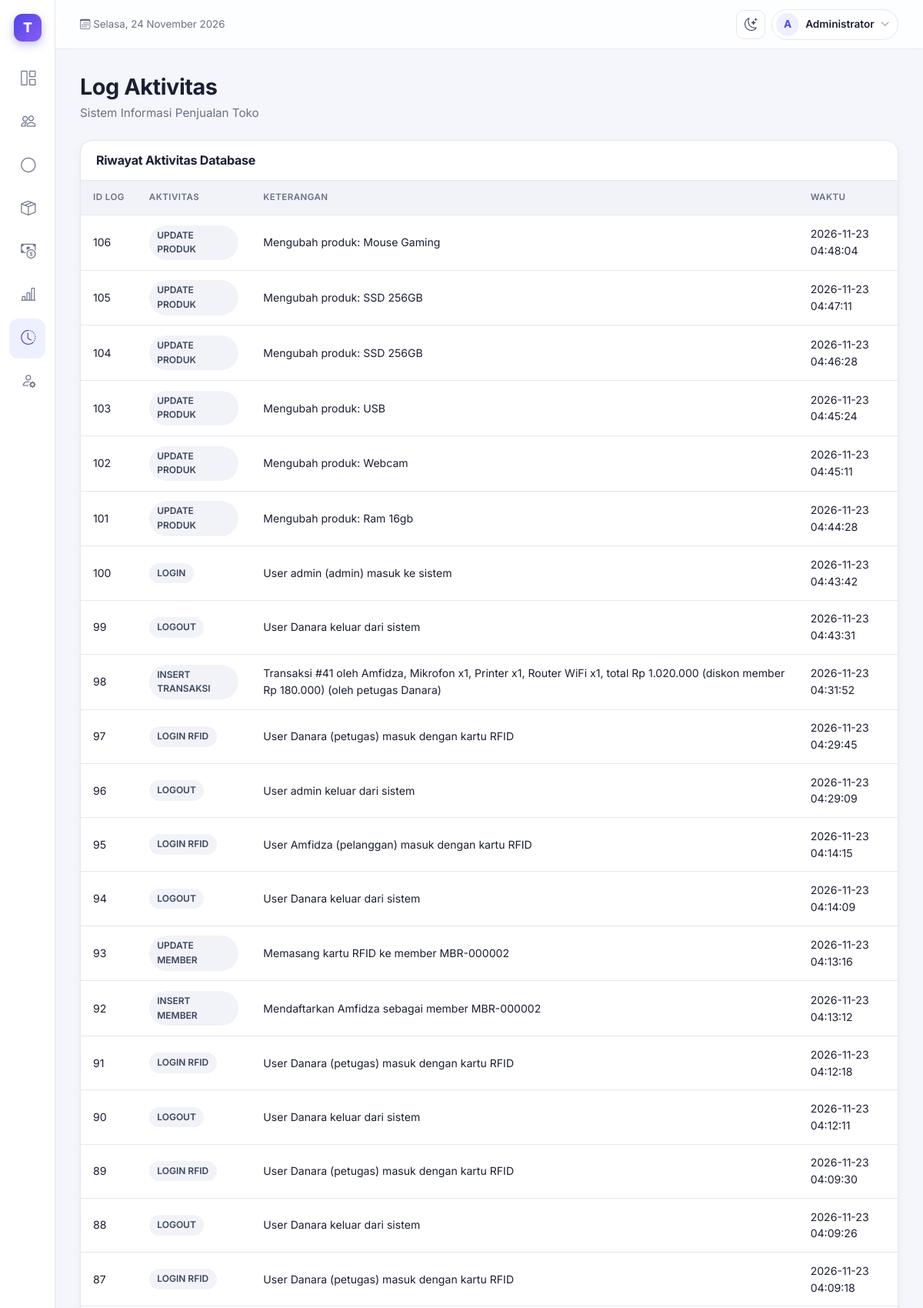
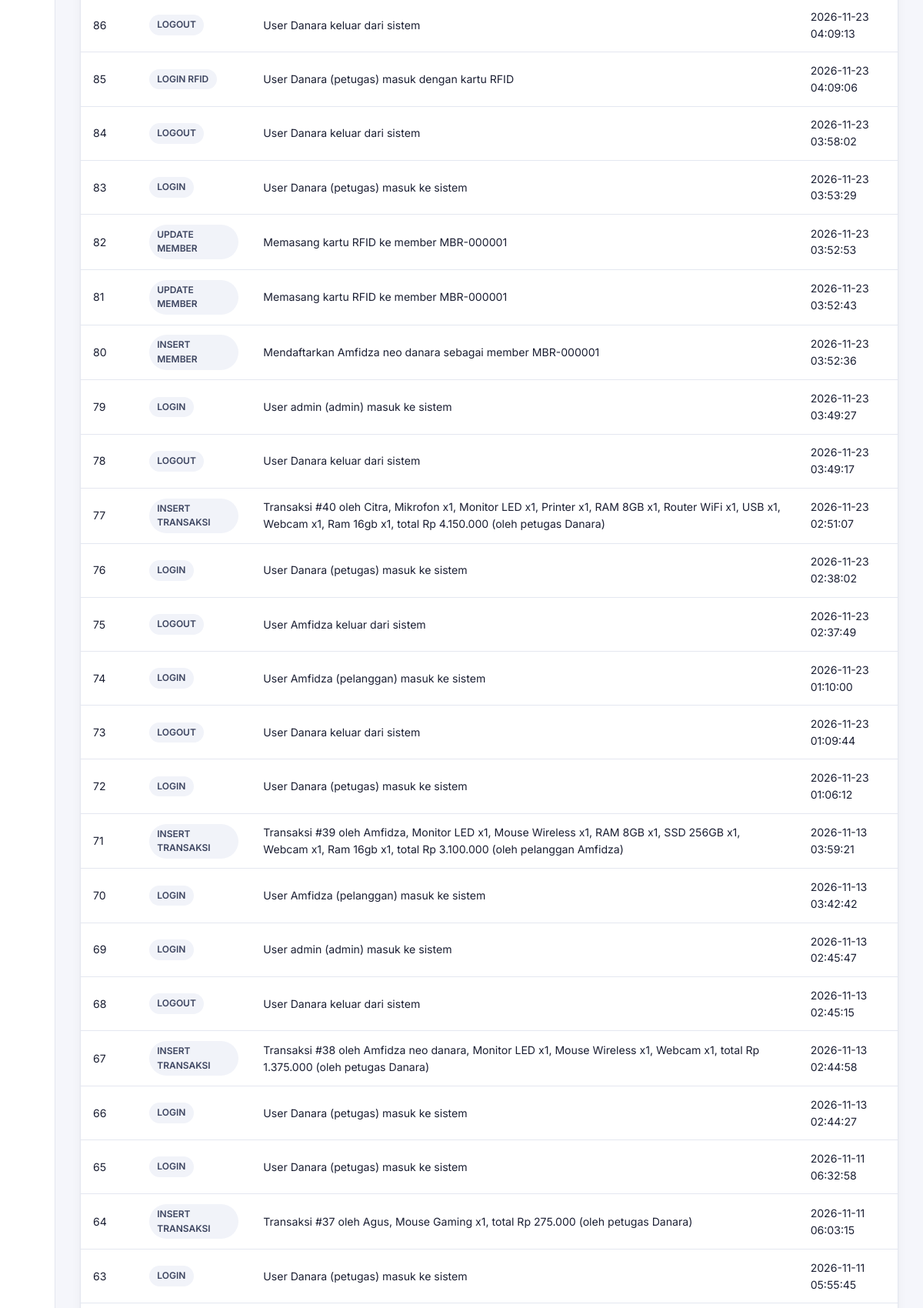
The page /tokoku/index.php?page=log (signed in, upper part) on the database its author committed (2 pictures, top to bottom).
### tables this page shows
CREATE TABLE `tbl_user` (
  `id_user` int(11) NOT NULL,
  `username` varchar(30) NOT NULL,
  `password_hash` varchar(255) NOT NULL,
  `nama_lengkap` varchar(100) NOT NULL,
  `role` enum('admin','petugas','pelanggan') NOT NULL DEFAULT 'pelanggan',
  `id_pelanggan` int(11) DEFAULT NULL,
  `dibuat` timestamp NOT NULL DEFAULT current_timestamp()
);

CREATE TABLE `tbl_log` (
  `id_log` int(11) NOT NULL,
  `aktivitas` varchar(100) NOT NULL,
  `keterangan` text DEFAULT NULL,
  `waktu` timestamp NOT NULL DEFAULT current_timestamp()
);

### tokoku/index.php (called while the page is built, shortened)
<?php
require_once __DIR__ . '/config/database.php';
require_once __DIR__ . '/includes/functions.php';
require_once __DIR__ . '/includes/auth.php';
require_login($pdo);
$user = user_login();
$pages = array_intersect_key(
    semua_halaman(),
    array_flip(izin_halaman($user['role']))
);
$page = $_GET['page'] ?? '';
$pageTitle = $pages[$page];
require_once __DIR__ . '/includes/header.php';
require __DIR__ . '/pages/' . $page . '.php';
require_once __DIR__ . '/includes/footer.php';

### tokoku/includes/functions.php (called while the page is built, shortened)
<?php
function e($value)
{
    return htmlspecialchars((string) $value, ENT_QUOTES, 'UTF-8');
}

### tokoku/includes/auth.php (called while the page is built, shortened)
<?php
function semua_halaman()
{
    return [
        'dashboard' => 'Dashboard',
        'petugas' => 'Dashboard',
        'pelanggan' => 'Pelanggan',
        'member' => 'Member',
        'produk' => 'Produk',
        'transaksi' => 'Transaksi',
        'laporan' => 'Laporan Penjualan',
        'log' => 'Log Aktivitas',
        'belanja' => 'Belanja',
        'riwayat' => 'Riwayat Belanja',
        'user' => 'Kelola User'
    ];
}
function izin_halaman($role)
{
    $izin = [
        'admin' => ['dashboard', 'pelanggan', 'member', 'produk', 'transaksi', 'laporan', 'log', 'user'],
        'petugas' => ['petugas', 'transaksi', 'member'],
        'pelanggan' => ['belanja', 'riwayat']
    ];
    return $izin[$role] ?? [];
}
function user_login()
{
    return $_SESSION['user'] ?? null;
}
function require_login(PDO $pdo)
{
    $id = $_SESSION['user']['id_user'] ?? 0;
    $stmt = $pdo->prepare("
        SELECT id_user, username, nama_lengkap, role, id_pelanggan
        FROM tbl_user
        WHERE id_user = ?
    ");
    $stmt->execute([$id]);
}

### tokoku/pages/log.php (the view, shortened to what this page needs)
<?php
$data = $pdo->query("
    SELECT id_log, aktivitas, keterangan, waktu
    FROM tbl_log
    ORDER BY id_log DESC
")->fetchAll();
?>
<div class="content-card">
    <div class="content-card-header">
        <h5 class="fw-bold mb-0">Riwayat Aktivitas Database</h5>
    </div>
    <div class="table-responsive">
        <table class="table table-hover mb-0">
            <thead>
                <tr>
                    <th>ID Log</th>
                    <th>Aktivitas</th>
                    <th>Keterangan</th>
                    <th>Waktu</th>
                </tr>
            </thead>
            <tbody>
                <?php foreach ($data as $row): ?>
                    <tr>
                        <td><?= e($row['id_log']) ?></td>
                        <td>
                            <span class="badge-soft">
                                <?= e($row['aktivitas']) ?>
                            </span>
                        </td>
                        <td><?= e($row['keterangan']) ?></td>
                        <td><?= e($row['waktu']) ?></td>
                    </tr>
                <?php endforeach; ?>
            </tbody>
        </table>
    </div>
</div>

### tokoku/includes/header.php (shortened to what this page needs)
<?php
$ikonMenu = [
    'dashboard' => 'bi-grid-1x2',
    'petugas' => 'bi-grid-1x2',
    'pelanggan' => 'bi-people',
    'produk' => 'bi-box-seam',
    'transaksi' => 'bi-cash-coin',
    'laporan' => 'bi-bar-chart-line',
    'log' => 'bi-clock-history',
    'belanja' => 'bi-bag',
    'riwayat' => 'bi-receipt',
    'user' => 'bi-person-gear'
];
$inisial = mb_strtoupper(mb_substr(trim($user['nama_lengkap'] ?? ''), 0, 1));
$inisial = $inisial !== '' ? $inisial : '?';
$namaHari = ['Minggu', 'Senin', 'Selasa', 'Rabu', 'Kamis', 'Jumat', 'Sabtu'];
$namaBulan = [
    1 => 'Januari', 'Februari', 'Maret', 'April', 'Mei', 'Juni',
    'Juli', 'Agustus', 'September', 'Oktober', 'November', 'Desember'
];
$tanggalHariIni = $namaHari[(int) date('w')] . ', '
    . date('j') . ' ' . $namaBulan[(int) date('n')] . ' ' . date('Y');
?>
<!DOCTYPE html>
<html lang="id" data-bs-theme="light">
<head>
    <link href="https://cdn.jsdelivr.net/npm/bootstrap@5.3.3/dist/css/bootstrap.min.css" rel="stylesheet">
    <link href="https://cdn.jsdelivr.net/npm/bootstrap-icons@1.11.3/font/bootstrap-icons.min.css" rel="stylesheet">
    <link rel="stylesheet" href="assets/css/style.css">
</head>
<body data-page="<?= e($page) ?>">
<div class="app-shell">
    <aside class="sidebar" id="sidebar" aria-label="Menu utama">
        <a class="sidebar-brand" href="index.php">
            <span class="brand-icon">T</span>
        </a>
        <nav class="sidebar-nav">
            <?php foreach ($pages as $key => $label): ?>
                <a class="sidebar-link <?= $page === $key ? 'active' : '' ?>"
                   href="index.php?page=<?= e($key) ?>"
                   title="<?= e($label) ?>"
                   <?= $page === $key ? 'aria-current="page"' : '' ?>>
                    <i class="bi <?= e($ikonMenu[$key] ?? 'bi-circle') ?>"></i>
                </a>
            <?php endforeach; ?>
        </nav>
    </aside>
    <div class="app-content">
        <header class="topbar">
            <span class="text-secondary small d-none d-lg-inline">
                <i class="bi bi-calendar3 me-1"></i><?= e($tanggalHariIni) ?>
            </span>
            <div class="ms-auto d-flex align-items-center gap-2">
                <button type="button"
                        class="btn-ikon"
                        data-tema-toggle
                        aria-label="Ganti tema"
                        title="Ganti tema">
                    <i class="bi bi-moon-stars ikon-gelap"></i>
                </button>
                <div class="dropdown">
                    <button type="button"
                            class="btn-user"
                            data-bs-toggle="dropdown"
                            aria-expanded="false"
                            aria-label="Menu akun">
                        <span class="avatar"><?= e($inisial) ?></span>
                        <span class="d-none d-sm-inline"><?= e($user['nama_lengkap']) ?></span>
                        <i class="bi bi-chevron-down small text-secondary"></i>
                    </button>
                </div>
            </div>
        </header>
        <main class="app-main">
            <div class="page-header mb-4">
                <h3 class="fw-bold mb-1"><?= e($pageTitle) ?></h3>
                <p class="text-secondary mb-0">
                    Sistem Informasi Penjualan Toko
                </p>
            </div>

### rows shown on the page
tbl_user: nama_lengkap "A", nama_lengkap "Administrator", role "Log Aktivitas"
tbl_log: id_log "106", aktivitas "UPDATE PRODUK", keterangan "Mengubah produk: Mouse Gaming", waktu "2026-11-23 04:48:04"
tbl_log: id_log "105", aktivitas "UPDATE PRODUK", keterangan "Mengubah produk: SSD 256GB", waktu "2026-11-23 04:47:11"
tbl_log: id_log "104", aktivitas "UPDATE PRODUK", keterangan "Mengubah produk: SSD 256GB", waktu "2026-11-23 04:46:28"
tbl_log: id_log "103", aktivitas "UPDATE PRODUK", keterangan "Mengubah produk: USB", waktu "2026-11-23 04:45:24"
tbl_log: id_log "102", aktivitas "UPDATE PRODUK", keterangan "Mengubah produk: Webcam", waktu "2026-11-23 04:45:11"
tbl_log: id_log "101", aktivitas "UPDATE PRODUK", keterangan "Mengubah produk: Ram 16gb", waktu "2026-11-23 04:44:28"
tbl_log: id_log "100", aktivitas "LOGIN", keterangan "User admin (admin) masuk ke sistem", waktu "2026-11-23 04:43:42"
tbl_log: id_log "99", aktivitas "LOGOUT", keterangan "User Danara keluar dari sistem", waktu "2026-11-23 04:43:31"
tbl_log: id_log "98", aktivitas "INSERT TRANSAKSI", keterangan "Transaksi #41 oleh Amfidza, Mikrofon x1, Printer x1, Router WiFi x1, total Rp 1.020.000 (diskon member Rp 180.000) (oleh petugas Danara)", waktu "2026-11-23 04:31:52"
tbl_log: id_log "97", aktivitas "LOGIN RFID", keterangan "User Danara (petugas) masuk dengan kartu RFID", waktu "2026-11-23 04:29:45"
tbl_log: id_log "96", aktivitas "LOGOUT", keterangan "User admin keluar dari sistem", waktu "2026-11-23 04:29:09"
tbl_log: id_log "95", aktivitas "LOGIN RFID", keterangan "User Amfidza (pelanggan) masuk dengan kartu RFID", waktu "2026-11-23 04:14:15"
tbl_log: id_log "94", aktivitas "LOGOUT", keterangan "User Danara keluar dari sistem", waktu "2026-11-23 04:14:09"
tbl_log: id_log "93", aktivitas "UPDATE MEMBER", keterangan "Memasang kartu RFID ke member MBR-000002", waktu "2026-11-23 04:13:16"
tbl_log: id_log "92", aktivitas "INSERT MEMBER", keterangan "Mendaftarkan Amfidza sebagai member MBR-000002", waktu "2026-11-23 04:13:12"
tbl_log: id_log "91", aktivitas "LOGIN RFID", keterangan "User Danara (petugas) masuk dengan kartu RFID", waktu "2026-11-23 04:12:18"
tbl_log: id_log "90", aktivitas "LOGOUT", keterangan "User Danara keluar dari sistem", waktu "2026-11-23 04:12:11"
tbl_log: id_log "89", aktivitas "LOGIN RFID", keterangan "User Danara (petugas) masuk dengan kartu RFID", waktu "2026-11-23 04:09:30"
tbl_log: id_log "88", aktivitas "LOGOUT", keterangan "User Danara keluar dari sistem", waktu "2026-11-23 04:09:26"
tbl_log: id_log "87", aktivitas "LOGIN RFID", keterangan "User Danara (petugas) masuk dengan kartu RFID", waktu "2026-11-23 04:09:18"
tbl_log: id_log "86", aktivitas "LOGOUT", keterangan "User Danara keluar dari sistem", waktu "2026-11-23 04:09:13"
tbl_log: id_log "85", aktivitas "LOGIN RFID", keterangan "User Danara (petugas) masuk dengan kartu RFID", waktu "2026-11-23 04:09:06"
tbl_log: id_log "84", aktivitas "LOGOUT", keterangan "User Danara keluar dari sistem", waktu "2026-11-23 03:58:02"
tbl_log: id_log "83", aktivitas "LOGIN", keterangan "User Danara (petugas) masuk ke sistem", waktu "2026-11-23 03:53:29"
tbl_log: id_log "82", aktivitas "UPDATE MEMBER", keterangan "Memasang kartu RFID ke member MBR-000001", waktu "2026-11-23 03:52:53"
tbl_log: id_log "81", aktivitas "UPDATE MEMBER", keterangan "Memasang kartu RFID ke member MBR-000001", waktu "2026-11-23 03:52:43"
tbl_log: id_log "80", aktivitas "INSERT MEMBER", keterangan "Mendaftarkan Amfidza neo danara sebagai member MBR-000001", waktu "2026-11-23 03:52:36"
tbl_log: id_log "79", aktivitas "LOGIN", keterangan "User admin (admin) masuk ke sistem", waktu "2026-11-23 03:49:27"
tbl_log: id_log "78", aktivitas "LOGOUT", keterangan "User Danara keluar dari sistem", waktu "2026-11-23 03:49:17"
tbl_log: id_log "77", aktivitas "INSERT TRANSAKSI", keterangan "Transaksi #40 oleh Citra, Mikrofon x1, Monitor LED x1, Printer x1, RAM 8GB x1, Router WiFi x1, USB x1, Webcam x1, Ram 16gb x1, total Rp 4.150.000 (oleh petugas Danara)", waktu "2026-11-23 02:51:07"
tbl_log: id_log "76", aktivitas "LOGIN", keterangan "User Danara (petugas) masuk ke sistem", waktu "2026-11-23 02:38:02"
tbl_log: id_log "75", aktivitas "LOGOUT", keterangan "User Amfidza keluar dari sistem", waktu "2026-11-23 02:37:49"
tbl_log: id_log "74", aktivitas "LOGIN", keterangan "User Amfidza (pelanggan) masuk ke sistem", waktu "2026-11-23 01:10:00"
tbl_log: id_log "73", aktivitas "LOGOUT", keterangan "User Danara keluar dari sistem", waktu "2026-11-23 01:09:44"
tbl_log: id_log "72", aktivitas "LOGIN", keterangan "User Danara (petugas) masuk ke sistem", waktu "2026-11-23 01:06:12"
tbl_log: id_log "71", aktivitas "INSERT TRANSAKSI", keterangan "Transaksi #39 oleh Amfidza, Monitor LED x1, Mouse Wireless x1, RAM 8GB x1, SSD 256GB x1, Webcam x1, Ram 16gb x1, total Rp 3.100.000 (oleh pelanggan Amfidza)", waktu "2026-11-13 03:59:21"
tbl_log: id_log "70", aktivitas "LOGIN", keterangan "User Amfidza (pelanggan) masuk ke sistem", waktu "2026-11-13 03:42:42"
tbl_log: id_log "69", aktivitas "LOGIN", keterangan "User admin (admin) masuk ke sistem", waktu "2026-11-13 02:45:47"
tbl_log: id_log "68", aktivitas "LOGOUT", keterangan "User Danara keluar dari sistem", waktu "2026-11-13 02:45:15"
tbl_log: id_log "67", aktivitas "INSERT TRANSAKSI", keterangan "Transaksi #38 oleh Amfidza neo danara, Monitor LED x1, Mouse Wireless x1, Webcam x1, total Rp 1.375.000 (oleh petugas Danara)", waktu "2026-11-13 02:44:58"
tbl_log: id_log "66", aktivitas "LOGIN", keterangan "User Danara (petugas) masuk ke sistem", waktu "2026-11-13 02:44:27"
tbl_log: id_log "65", aktivitas "LOGIN", keterangan "User Danara (petugas) masuk ke sistem", waktu "2026-11-11 06:32:58"
tbl_log: id_log "64", aktivitas "INSERT TRANSAKSI", keterangan "Transaksi #37 oleh Agus, Mouse Gaming x1, total Rp 275.000 (oleh petugas Danara)", waktu "2026-11-11 06:03:15"
tbl_log: id_log "63", aktivitas "LOGIN", keterangan "User Danara (petugas) masuk ke sistem", waktu "2026-11-11 05:55:45"
